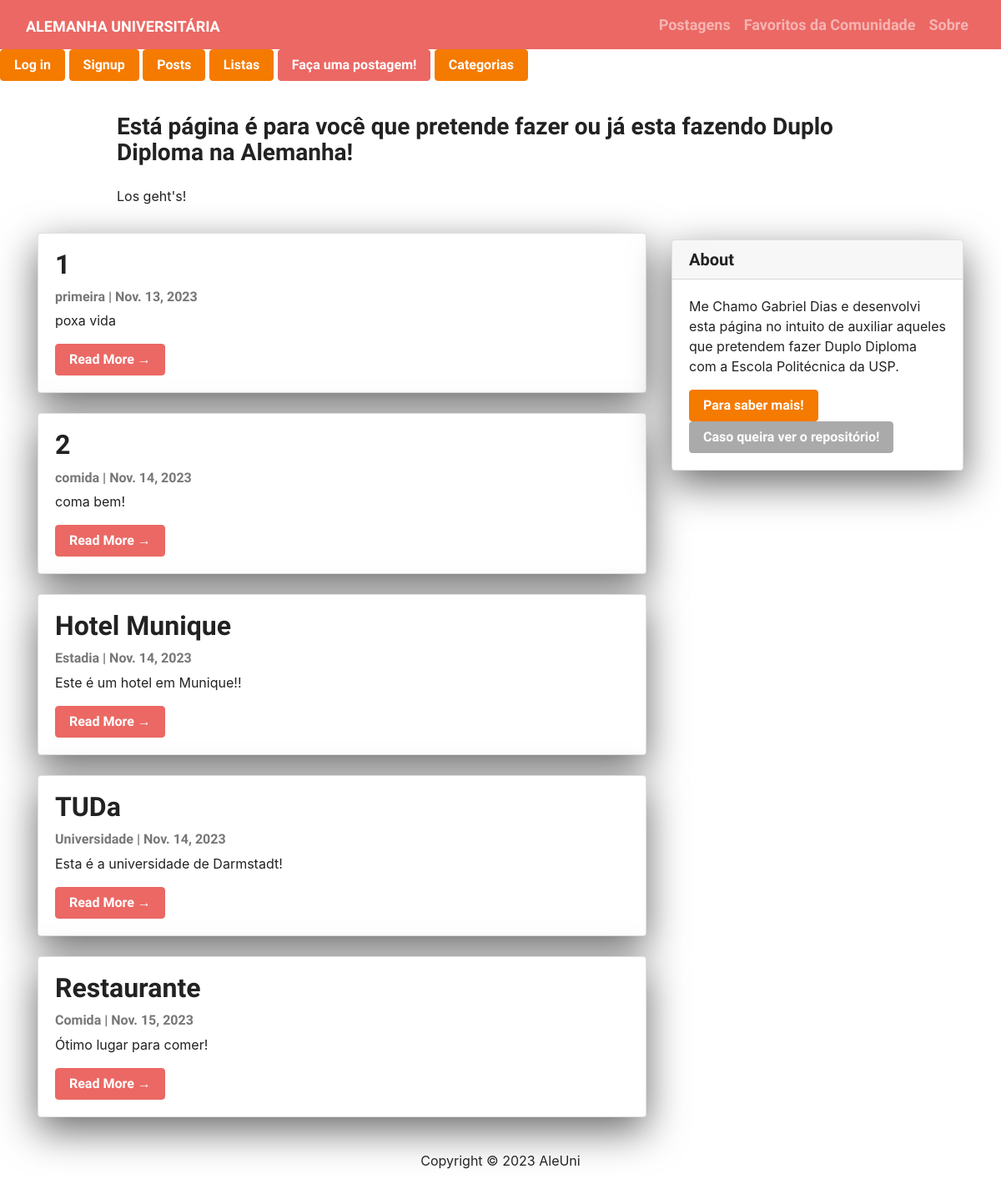
The page / on the database its author committed.
### app/models.py (models this page shows, shortened)
class Post(models.Model):
    name = models.CharField(max_length=255)
    categoria = models.CharField(max_length=255)
    image_url = models.URLField(max_length=200, null=True)
    texto = models.CharField(max_length=3000, null=True)
    data = models.DateField(auto_now_add=True)

### app/views.py (the view)
# urls.py: path('', views.PostListView.as_view(), name='index'),
class PostListView(generic.ListView):
    model = Post
    template_name = 'app/index.html'
    def get_context_data(self, **kwargs):
        context = super().get_context_data(**kwargs)
        if 'last_viewed' in self.request.session:
            context['last_posts'] = []
            for post_id in self.request.session['last_viewed']:
                context['last_posts'].append(
                    get_object_or_404(Post, pk=post_id))
        return context

### app/templates/app/index.html (shortened to what this page needs)
{% extends "base.html" %}
{% block content %}
<header class="masthead">
  <div class="container">
    <div class="row">
      <div class=" col-md-8 col-md-10 mx-auto">
        <div class="site-heading">
          <h3 class=" site-heading my-4 mt-3 text-black"> Está página é para você que pretende fazer ou já esta fazendo Duplo Diploma na Alemanha! </h3>
          <p class="text-dark">Los geht's! </p>
        </div>
      </div>
    </div>
  </div>
</header>
<div class="container">
  <div class="row">
    <div class="col-md-8 mt-3 left">
      {% for post in post_list %}
      <div class="card mb-4">
        <div class="card-body">
          <h2 class="card-title">{{ post.name }}</h2>
          <p class="card-text text-muted h6">{{ post.categoria }} | {{ post.data}} </p>
          <p class="card-text">{{post.texto|slice:":200"}}</p>
          <a href="{% url 'app:detail' post.id  %}" class="btn btn-primary">Read More &rarr;</a>
        </div>
      </div>
      {% endfor %}
    </div>
    {% block sidebar %}
    {% include 'app/sidebar.html' %}
    {% endblock sidebar %}
  </div>
</div>
{%endblock%}

### app/templates/app/sidebar.html (style rules this page uses)
.card { box-shadow: 0 16px 48px #6a6a6b; }

### rows shown on the page
Post: name "1", categoria "primeira", data "Nov. 13, 2023", texto "poxa vida"
Post: name "2", categoria "comida", data "Nov. 14, 2023", texto "coma bem!"
Post: name "Hotel Munique", categoria "Estadia", data "Nov. 14, 2023", texto "Este é um hotel em Munique!!"
Post: name "TUDa", categoria "Universidade", data "Nov. 14, 2023", texto "Esta é a universidade de Darmstadt!"
Post: name "Restaurante", categoria "Comida", data "Nov. 15, 2023", texto "Ótimo lugar para comer!"
